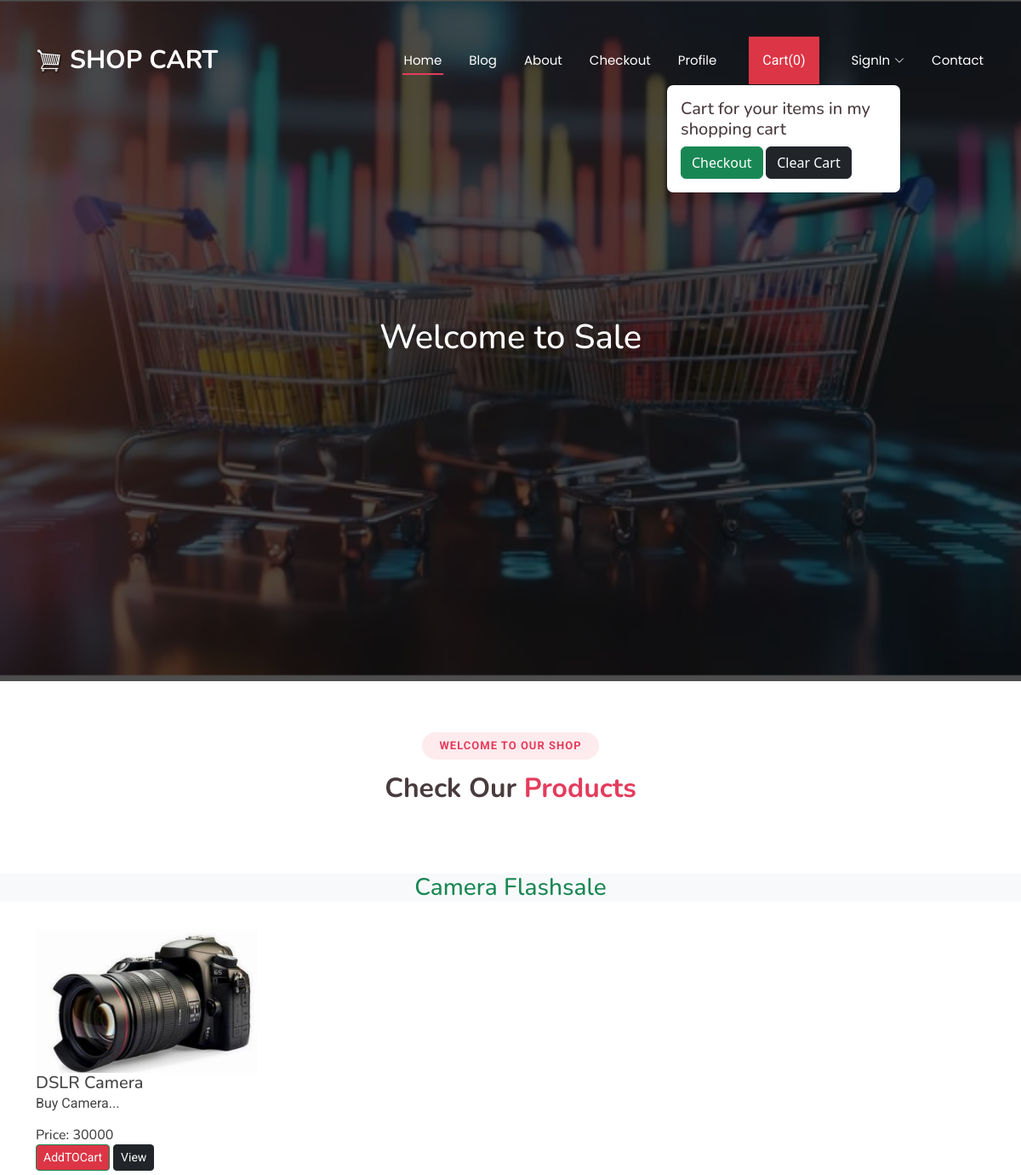
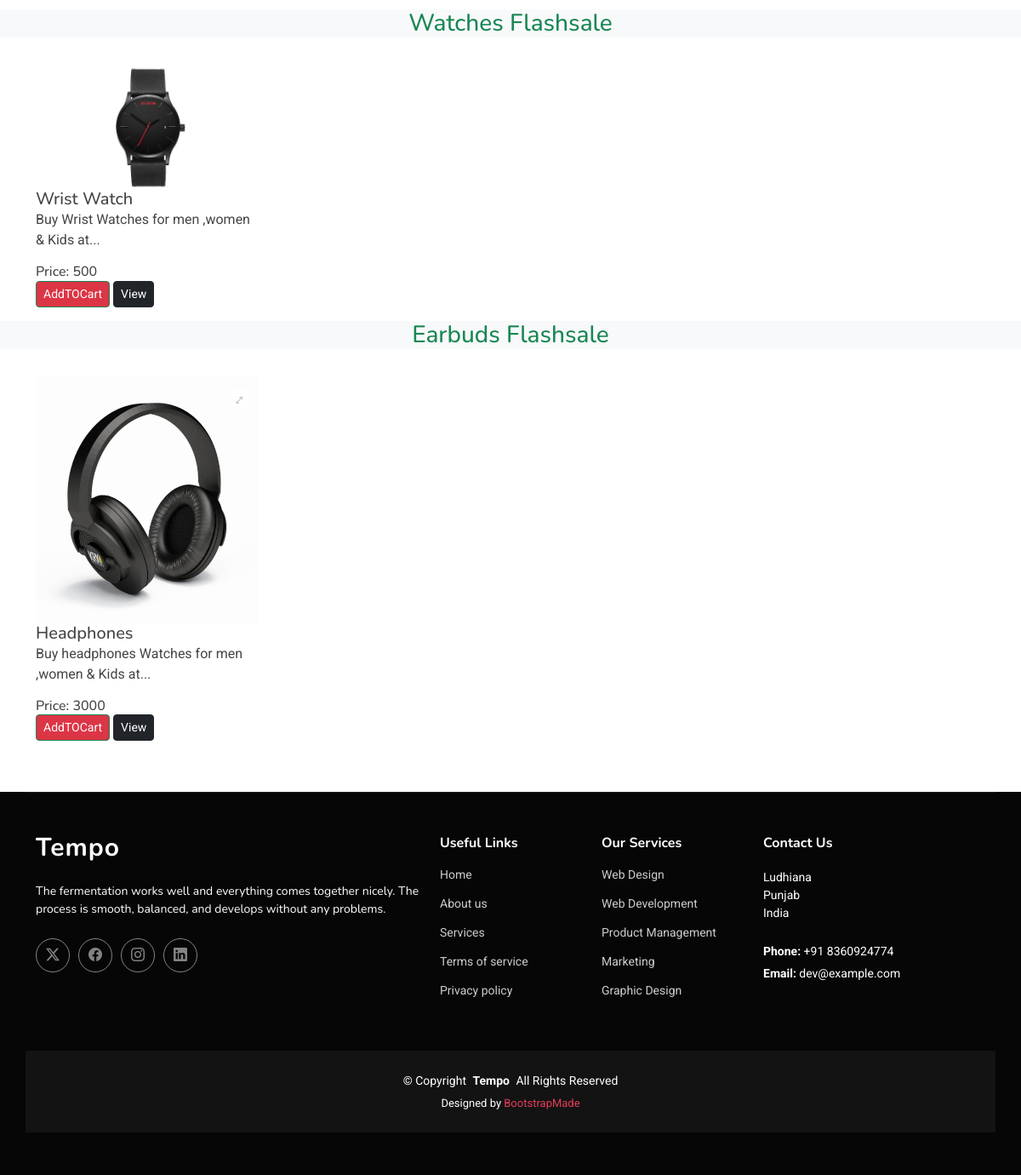
The page / on the database its author committed (2 pictures, top to bottom).
### core/models.py (models this page shows, shortened)
class Product(models.Model):
    product_id = models.AutoField
    product_name = models.CharField(max_length=100)
    category = models.CharField(max_length=50,default="")
    subcategory=models.CharField(max_length=50,default="")
    price = models.IntegerField(default=0)
    desc = models.CharField(max_length=300  )
    image = models.ImageField(upload_to='images/images')

### core/views.py (the view)
# urls.py: path('', views.index , name = "index"),
def index(request):
    allProds=[]
    catprods = Product.objects.values('category','id')
    cats={item['category'] for item in catprods}
    for cat in cats:
        prod= Product.objects.filter(category=cat)
        n=len(prod)
        nSlides= n // 4 + ceil((n / 4)-(n // 4))
        allProds.append([prod,range(1,nSlides),nSlides])
    params={'allProds':allProds}
    return render ( request,"index.html",params)

### templates/index.html (shortened to what this page needs)
{% extends "base.html" %}
{% block content %}
<h1>Welcome to Sale</h1>
{% endblock content %}
{% block body %}
{% load static %}
<section id="portfolio" class="portfolio section">
  <div class="container section-title" data-aos="fade-up">
    <h2>Welcome To Our Shop</h2>
    <p><span>Check Our</span> <span class="description-title">Products</span></p>
  </div>
  {% for product, range, nSlides in allProds %}
    <h3 class="my-3 text-center text-success bg-light">{{ product.0.category }} Flashsale</h3>
    <div class="container">
      <div class="row">
        {% for i in product %}
          <div class="col-md-3 mt-3">
            <img src="{{ i.image.url }}" class="card-img-top" alt="not found">
            <div class="card-body">
              <h5 class="card-title" id="namepr{{ i.id }}">{{ i.product_name }}</h5>
              <p class="card-text">{{ i.desc|slice:"0:53" }}...</p>
              <h6 class="card-title">
                Price: <span id="pricepr{{ i.id }}">{{ i.price }}</span>
              </h6>
              <span id="divpr{{ i.id }}" class="divpr">
                <button id="pr{{ i.id }}" class="btn btn-success cart btn-sm mt-0 bg-danger text-white">
                  AddTOCart
                </button>
              </span>
              <a href="/media/{{ i.image }}"><button class="btn btn-dark btn-sm cart">View</button></a>
            </div>
          </div>
        {% endfor %}
      </div>
    </div>
  {% endfor %}
</section>
{% endblock body %}

### templates/base.html (shortened to what this page needs)
{% load static %}
<!DOCTYPE html>
<html lang="en">
<head>
  <link href="{% static 'assets/vendor/bootstrap/css/bootstrap.min.css' %}" rel="stylesheet">
  <link href="{% static 'assets/vendor/bootstrap-icons/bootstrap-icons.css' %}" rel="stylesheet">
  <link href="{% static 'assets/vendor/aos/aos.css' %}" rel="stylesheet">
  <link href="{% static 'assets/vendor/glightbox/css/glightbox.min.css' %}" rel="stylesheet">
  <link href="{% static 'assets/vendor/swiper/swiper-bundle.min.css' %}" rel="stylesheet">
  <link href="{% static 'assets/css/main.css' %}" rel="stylesheet">
</head>
<body class="index-page">
  <header id="header" class="header d-flex align-items-center fixed-top">
    <div class="container-fluid container-xl position-relative d-flex align-items-center justify-content-between">
      <a href="/" class="logo d-flex align-items-center">
        <img src="{% static 'images/logo.png' %}" alt="Logo">
        <h1 class="sitename">Shop Cart</h1>
      </a>
      <nav id="navmenu" class="navmenu">
        <ul>
          <li><a href="/" class="active">Home</a></li>
          <li><a href="/blog">Blog</a></li>
          <li><a href="/about">About</a></li>
          <li><a href="/checkout">Checkout</a></li>
          <li><a href="/blog">Profile</a></li>
          <li>
            <button type="button" class="nav-link scrollto bg-danger p-3 m-2 text-white" id="popcart"
                    data-container="body" data-toggle="popover" data-placement="bottom" data-html="true">
              Cart(<span id="cart">0</span>)
            </button>
          </li>
          {% if request.user.is_authenticated %}
            <li><a class="nav-link scrollto" href="/auth/logout/">Logout</a></li>
          {% else %}
            <li class="dropdown">
              <a href="#"><span>SignIn</span> <i class="bi bi-chevron-down toggle-dropdown"></i></a>
            </li>
          {% endif %}
          <li><a href="/contact">Contact</a></li>
        </ul>
      </nav>
    </div>
  </header>
  <main id="main" class="main">
    <section id="hero" class="hero section dark-background">
      <img src="{% static 'images/bgg.png' %}" alt="Background Image">
      <div class="container text-center" data-aos="fade-up" data-aos-delay="100">
        {% block content %}{% endblock content %}
      </div>
    </section>
    {% block body %}
    {% endblock body %}
  </main>
  <footer id="footer" class="footer dark-background">
    <div class="container footer-top">
      <div class="row gy-4">
        <div class="col-lg-5 col-md-12 footer-about">
          <a href="index.html" class="logo d-flex align-items-center">
            <span class="sitename">Tempo</span>
          </a>
          <p>The fermentation works well and everything comes together nicely. The process is smooth, balanced, and develops without any problems.</p>
          <div class="social-links d-flex mt-4">
            <a href=""><i class="bi bi-twitter-x"></i></a>
            <a href=""><i class="bi bi-facebook"></i></a>
            <a href=""><i class="bi bi-instagram"></i></a>
            <a href=""><i class="bi bi-linkedin"></i></a>
          </div>
        </div>
        <div class="col-lg-2 col-6 footer-links">
          <h4>Useful Links</h4>
          <ul>
            <li><a href="/">Home</a></li>
            <li><a href="/about">About us</a></li>
            <li><a href="#">Services</a></li>
            <li><a href="#">Terms of service</a></li>
            <li><a href="#">Privacy policy</a></li>
          </ul>
        </div>
        <div class="col-lg-2 col-6 footer-links">
          <h4>Our Services</h4>
          <ul>
            <li><a href="#">Web Design</a></li>
            <li><a href="#">Web Development</a></li>
            <li><a href="#">Product Management</a></li>
            <li><a href="#">Marketing</a></li>
            <li><a href="#">Graphic Design</a></li>
          </ul>
        </div>
        <div class="col-lg-3 col-md-12 footer-contact text-center text-md-start">
          <h4>Contact Us</h4>
          <p>Ludhiana<br>Punjab<br>India</p>
          <p class="mt-4"><strong>Phone:</strong> <span>+91 8360924774</span></p>
          <p><strong>Email:</strong> <span>dev@example.com</span></p>
        </div>
      </div>
    </div>
    <div class="container copyright text-center mt-4">
      <p>© <span>Copyright</span> <strong class="px-1 sitename">Tempo</strong> <span>All Rights Reserved</span></p>
      <div class="credits">
        Designed by <a href="https://bootstrapmade.com/">BootstrapMade</a>
      </div>
    </div>
  </footer>
</body>
</html>

### rows shown on the page
Product: category "Camera", image (picture), product_name "DSLR Camera", desc "Buy Camera", price "30000"
Product: category "Watches", image (picture), product_name "Wrist Watch", desc "Buy Wrist Watches for men ,women & Kids at", price "500"
Product: category "Earbuds", image (picture), product_name "Headphones", desc "Buy headphones Watches for men ,women & Kids at", price "3000"
